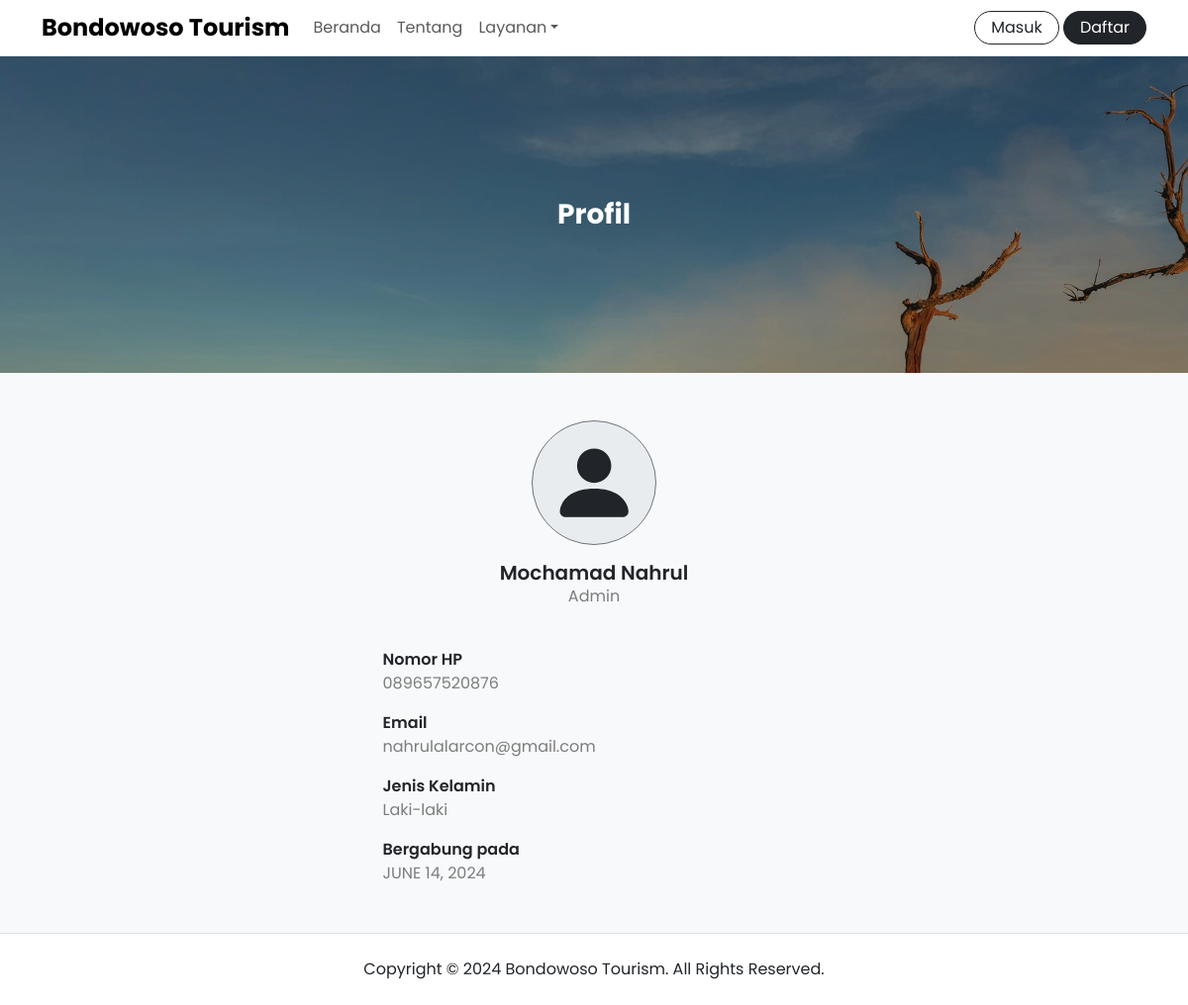
The page /user/1 on the database as committed earlier.
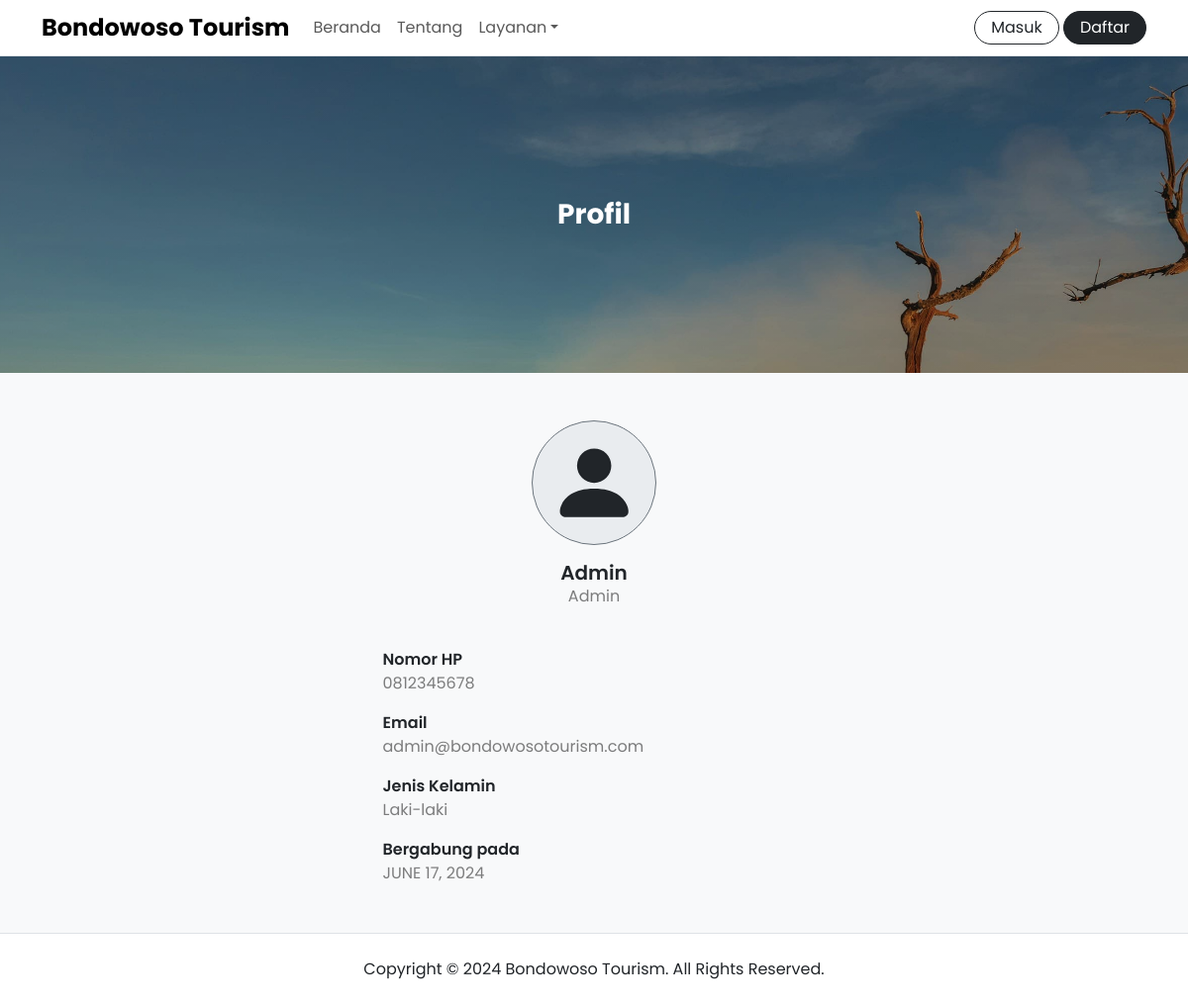
The same page on the database as committed later.
### app/models.py (models this page shows, shortened)
class User(UserMixin, db.Model):
  __tablename__ = "user"
  id = db.Column(db.Integer, primary_key=True)
  name = db.Column(db.String(60), nullable=False)
  gender = db.Column(db.String(60), nullable=False)
  phone = db.Column(db.String(60), nullable=False, unique=True)
  email = db.Column(db.String(60), nullable=False, unique=True)
  role = db.Column(db.String(20), nullable=False, default="user")
  password = db.Column(db.String(128), nullable=False)
  joined_date = db.Column(db.DateTime, nullable=False, default=datetime.now)
  usage_help = db.relationship("UsageHelp", backref="user", lazy=True)
  criteria = db.relationship("Criteria", backref="user", lazy=True)
  sub_criteria = db.relationship("SubCriteria", backref="user", lazy=True)
  location_point = db.relationship("LocationPoint", backref="user", lazy=True)
  tour_type = db.relationship("TourType", backref="user", lazy=True)
  tour_list = db.relationship("TourList", backref="user", lazy=True)

### app/views/control_panel.py (the view)
@control_panel_app.route("/user/<id>", methods=["GET", "POST"])
def profile(id):
  user = User.query.filter_by(id=id).first_or_404()
  return render_template("control_panel/account/profile.html", title=f"{user.name} - Development", user=user)

### app/templates/control_panel/account/profile.html (shortened to what this page needs)
{% extends 'components/public/base.html' %} {% block content %}
<div class="banner d-flex bg-hero h-20rem">
  <div class="container my-auto">
    <div class="row justify-content-center align-items-center">
      <div class="col-lg-10">
        <div class="text-white text-center">
          <h2 class="fw-bold fs-3 title-clamp-2 mb-0">Profil</h2>
        </div>
      </div>
    </div>
  </div>
</div>
<div class="page-wrapper bg-body-tertiary">
  <div class="container">
    <div class="row justify-content-center align-items-center py-5">
      <div class="col-lg-5">
        <div class="container">
          <div class="row flex-column justify-content-center align-items-center row-gap-4">
            <div class="col-lg-12">
              <div class="row flex-column justify-content-center align-items-center row-gap-3 text-center">
                <div class="col-6 col-lg-4">
                  <div class="bg-body-secondary border border-secondary rounded-circle p-3">
                    <svg xmlns="http://www.w3.org/2000/svg" height="100%" fill="currentColor" viewBox="0 0 16 16">
                      <path d="M3 14s-1 0-1-1 1-4 6-4 6 3 6 4-1 1-1 1zm5-6a3 3 0 1 0 0-6 3 3 0 0 0 0 6" />
                    </svg>
                  </div>
                </div>
                <div class="col-lg-12">
                  <h3 class="fw-semibold fs-5 text-clamp-2 mb-0">{{ user.name }}</h3>
                  <p class="text-capitalize text-black-50 text-clamp-1 mb-0">{{ user.role }}</p>
                </div>
              </div>
            </div>
            <div class="col-lg-12">
              <div class="row row-gap-3">
                <div class="col-lg-12">
                  <p class="fw-semibold mb-0">Nomor HP</p>
                  <p class="text-black-50 text-clamp-1 mb-0">{{ user.phone }}</p>
                </div>
                <div class="col-lg-12">
                  <p class="fw-semibold mb-0">Email</p>
                  <p class="text-black-50 text-clamp-1 mb-0">{{ user.email }}</p>
                </div>
                <div class="col-lg-12">
                  <p class="fw-semibold mb-0">Jenis Kelamin</p>
                  <p class="text-black-50 text-clamp-1 mb-0">{{ user.gender }}</p>
                </div>
                <div class="col-lg-12">
                  <p class="fw-semibold mb-0">Bergabung pada</p>
                  <p class="text-black-50 text-clamp-1 mb-0">{{ user.joined_date.strftime('%#B %d, %Y') }}</p>
                </div>
              </div>
            </div>
          </div>
        </div>
      </div>
    </div>
  </div>
</div>
{% endblock %}

### app/templates/components/public/base.html (shortened to what this page needs)
<!DOCTYPE html>
<html lang="en">
  <head>
    {% include 'components/public/includes/styles.html' %} {% block stylesheet %}{% endblock %}
  </head>
  <body>
    {% include 'components/public/includes/navbar.html' %}
    {% block content %}{% endblock %}
    {% include 'components/public/includes/footer.html' %}
  </body>
</html>

### app/templates/components/public/includes/styles.html (shortened to what this page needs)
<link href="https://cdn.jsdelivr.net/npm/bootstrap@5.3.3/dist/css/bootstrap.min.css" rel="stylesheet" />
<link rel="stylesheet" href="{{ url_for('static', filename='css/main.css') }}" />

### app/templates/components/public/includes/navbar.html (shortened to what this page needs)
<nav class="navbar navbar-expand-lg bg-body border-bottom">
  <div class="container">
    <a class="navbar-brand" href="{{ url_for('public_app.homepage') }}">
      <h1 class="fw-bold fs-4 my-auto">Bondowoso Tourism</h1>
    </a>
    <div class="offcanvas offcanvas-end border-0" tabindex="-1" id="offcanvasNavbar" aria-labelledby="offcanvasNavbarLabel">
      <div class="offcanvas-body">
        <ul class="navbar-nav me-auto">
          <li class="nav-item">
            <a class="{{ 'nav-link active' if active_page == 'home' else 'nav-link' }}" aria-current="page" href="{{ url_for('public_app.homepage') }}">Beranda</a>
          </li>
          <li class="nav-item">
            <a class="{{ 'nav-link active' if active_page == 'about' else 'nav-link' }}" href="{{ url_for('public_app.about') }}">Tentang</a>
          </li>
          <li class="nav-item dropdown">
            <a class="nav-link dropdown-toggle" href="#" role="button" data-bs-toggle="dropdown" aria-expanded="false">Layanan</a>
          </li>
        </ul>
        <ul class="navbar-nav">
          {% if current_user.is_authenticated %}
          <li class="nav-item dropdown">
            <a class="nav-link text-body" href="#" role="button" data-bs-toggle="dropdown" aria-expanded="false">
              <div class="d-flex align-items-center column-gap-2">
                <svg xmlns="http://www.w3.org/2000/svg" height="1.5em" fill="currentColor" viewBox="0 0 16 16">
                  <path d="M11 6a3 3 0 1 1-6 0 3 3 0 0 1 6 0" />
                  <path fill-rule="evenodd" d="M0 8a8 8 0 1 1 16 0A8 8 0 0 1 0 8m8-7a7 7 0 0 0-5.468 11.37C3.242 11.226 4.805 10 8 10s4.757 1.225 5.468 2.37A7 7 0 0 0 8 1" />
                </svg>
                <p class="mb-0">{{ current_user.name }}</p>
              </div>
            </a>
            <ul class="dropdown-menu dropdown-menu-end">
              <li><a class="dropdown-item" href="{{ url_for('control_panel_app.profile', id=current_user.id) }}">Profil</a></li>
              <li><a class="dropdown-item" href="{{ url_for('control_panel_app.logout') }}">Keluar</a></li>
            </ul>
          </li>
          {% else %}
          <li class="nav-item my-auto">
            <a class="btn btn-outline-dark rounded-5 py-1 px-3" href="{{ url_for('control_panel_app.login') }}" role="button">Masuk</a>
            <a class="btn btn-dark rounded-5 py-1 px-3" href="{{ url_for('control_panel_app.register') }}" role="button">Daftar</a>
          </li>
          {% endif %}
        </ul>
      </div>
    </div>
  </div>
</nav>

### app/templates/components/public/includes/footer.html (shortened to what this page needs)
<footer class="footer bg-body border-top">
  <div class="container">
    <div class="row py-4">
      <div class="col-lg-12">
        <div class="text-center">
          <p class="mb-0">
            Copyright &copy;
            Bondowoso Tourism. All Rights Reserved.
          </p>
        </div>
      </div>
    </div>
  </div>
</footer>

### app/static/css/main.css (style rules this page uses)
body { font-family: "Poppins", sans-serif; }
.bg-hero { background: linear-gradient(rgba(0, 0, 0, 0.25), rgba(0, 0, 0, 0.25)), url(../media/uploads/home/hero.jpg); background-attachment: fixed; background-repeat: no-repeat; background-size: cover; background-position: center; }
.h-20rem { height: 20rem; }
.text-clamp-1 { display: -webkit-box; -webkit-box-orient: vertical; -webkit-line-clamp: 1; overflow: hidden; }
.text-clamp-2 { display: -webkit-box; -webkit-box-orient: vertical; -webkit-line-clamp: 2; overflow: hidden; }

Rows that differ between the two databases and show on the page:
changed User "Admin": name "Mochamad Nahrul" → "Admin"; phone "089657520876" → "0812345678"; email "nahrulalarcon@gmail.com" → "admin@bondowosotourism.com"; joined_date "JUNE 14, 2024" → "JUNE 17, 2024"
